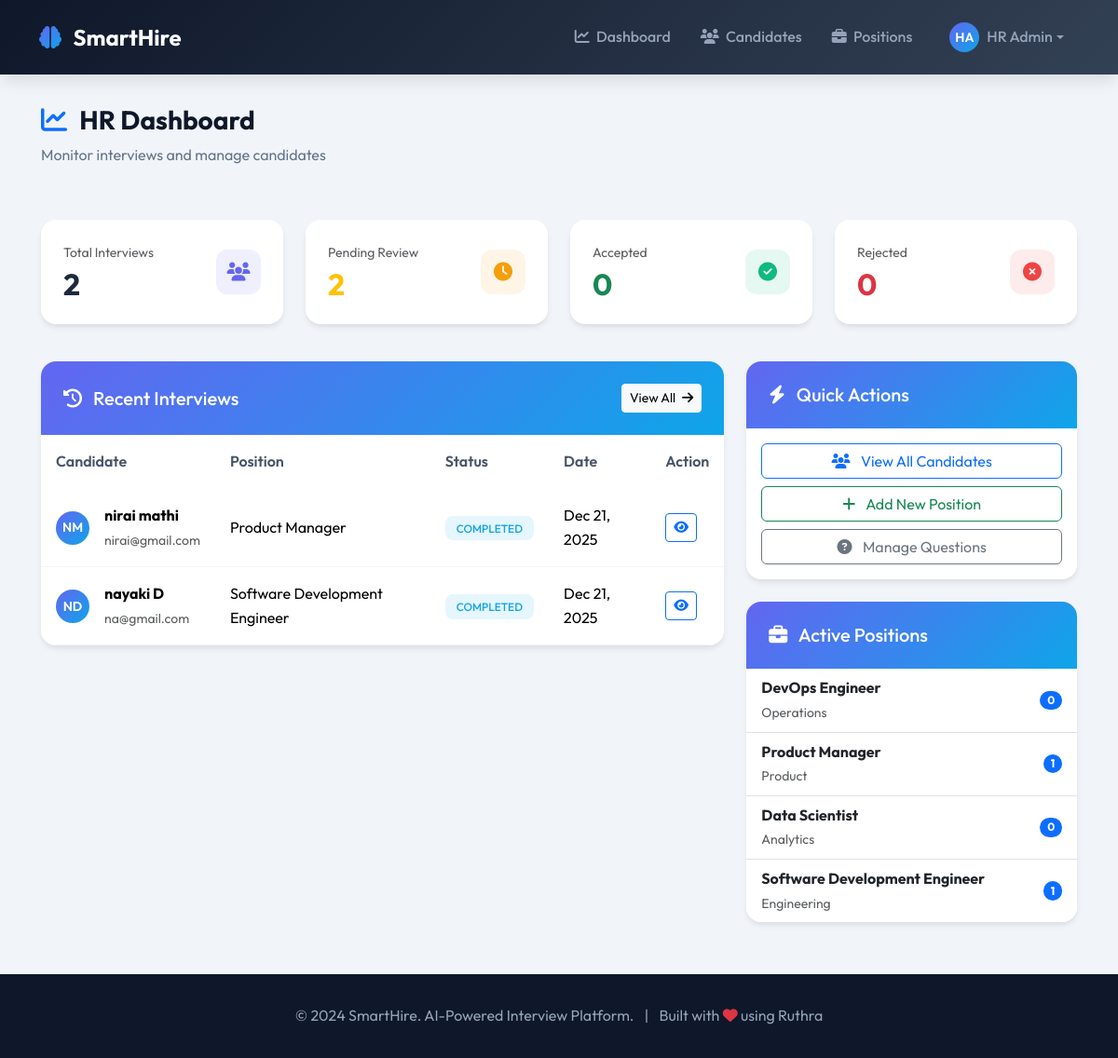
Screenshot of /hr/ (signed in) with the database file from the repository.
### interviews/models.py (models this page shows, shortened)
class User(AbstractUser):
    class Role(models.TextChoices):
        CANDIDATE = 'candidate', 'Candidate'
        HR = 'hr', 'HR/Interviewer'
        ADMIN = 'admin', 'Administrator'
    role = models.CharField(
        max_length=20,
        choices=Role.choices,
        default=Role.CANDIDATE
    )
    phone = models.CharField(max_length=15, blank=True, null=True)
    created_at = models.DateTimeField(auto_now_add=True)
    updated_at = models.DateTimeField(auto_now=True)
    class Meta:
        verbose_name = 'User'
        verbose_name_plural = 'Users'
    @property
    def is_candidate(self):
        return self.role == self.Role.CANDIDATE
    @property
    def is_hr(self):
        return self.role == self.Role.HR

class Interview(models.Model):
    class Status(models.TextChoices):
        PENDING = 'pending', 'Pending'
        IN_PROGRESS = 'in_progress', 'In Progress'
        COMPLETED = 'completed', 'Completed'
        EVALUATED = 'evaluated', 'Evaluated'
        ACCEPTED = 'accepted', 'Accepted'
        REJECTED = 'rejected', 'Rejected'
    candidate = models.ForeignKey(
        User,
        on_delete=models.CASCADE,
        related_name='interviews',
        limit_choices_to={'role': 'candidate'}
    )
    position = models.ForeignKey(
        JobPosition,
        on_delete=models.SET_NULL,
        null=True,
        related_name='interviews'
    )
    status = models.CharField(
        max_length=20,
        choices=Status.choices,
        default=Status.PENDING
    )
    tone_analysis_image = models.ImageField(
        upload_to='analysis/',
        null=True,
        blank=True
    )
    emotion_analysis_image = models.ImageField(
        upload_to='analysis/',
        null=True,
        blank=True
    )
    confidence_score = models.FloatField(null=True, blank=True)
    analytical_score = models.FloatField(null=True, blank=True)
    joy_score = models.FloatField(null=True, blank=True)
    fear_score = models.FloatField(null=True, blank=True)
    hr_notes = models.TextField(blank=True)
    evaluated_by = models.ForeignKey(
        User,
        on_delete=models.SET_NULL,
        null=True,
        blank=True,
        related_name='evaluated_interviews',
        limit_choices_to={'role__in': ['hr', 'admin']}
    )
    evaluated_at = models.DateTimeField(null=True, blank=True)
    decision_email_sent = models.BooleanField(default=False)
    decision_email_sent_at = models.DateTimeField(null=True, blank=True)
    created_at = models.DateTimeField(auto_now_add=True)
    updated_at = models.DateTimeField(auto_now=True)
    class Meta:
        verbose_name = 'Interview'
        verbose_name_plural = 'Interviews'
        ordering = ['-created_at']

class JobPosition(models.Model):
    title = models.CharField(max_length=200)
    department = models.CharField(max_length=100)
    description = models.TextField(blank=True)
    requirements = models.TextField(blank=True)
    is_active = models.BooleanField(default=True)
    created_at = models.DateTimeField(auto_now_add=True)
    class Meta:
        verbose_name = 'Job Position'
        verbose_name_plural = 'Job Positions'
        ordering = ['-created_at']

### interviews/views.py (the view)
# urls.py: path('hr/', views.HRDashboardView.as_view(), name='hr_dashboard'),
class HRDashboardView(LoginRequiredMixin, HRMixin, TemplateView):
    template_name = 'hr/dashboard.html'
    def get_context_data(self, **kwargs):
        context = super().get_context_data(**kwargs)
        interviews = Interview.objects.all()
        context['total_interviews'] = interviews.count()
        context['pending_interviews'] = interviews.filter(status=Interview.Status.COMPLETED).count()
        context['accepted_count'] = interviews.filter(status=Interview.Status.ACCEPTED).count()
        context['rejected_count'] = interviews.filter(status=Interview.Status.REJECTED).count()
        context['recent_interviews'] = interviews.order_by('-created_at')[:10]
        context['positions'] = JobPosition.objects.filter(is_active=True)
        return context

### templates/hr/dashboard.html (shortened to what this page needs)
{% extends 'base.html' %}
{% block content %}
<div class="page-content">
    <div class="container-fluid">
        <div class="row mb-4">
            <div class="col-12">
                <h2 class="page-title">
                    <i class="fas fa-chart-line me-2 text-primary"></i> HR Dashboard
                </h2>
                <p class="page-subtitle">Monitor interviews and manage candidates</p>
            </div>
        </div>
        <div class="row mb-4">
            <div class="col-md-6 col-xl-3 mb-3 fade-in fade-in-delay-1">
                <div class="stat-card">
                    <div class="d-flex justify-content-between align-items-center">
                        <div>
                            <p class="text-muted mb-1 small">Total Interviews</p>
                            <h2 class="mb-0 fw-bold">{{ total_interviews }}</h2>
                        </div>
                        <div class="stat-icon primary">
                            <i class="fas fa-users"></i>
                        </div>
                    </div>
                </div>
            </div>
            <div class="col-md-6 col-xl-3 mb-3 fade-in fade-in-delay-2">
                <div class="stat-card">
                    <div class="d-flex justify-content-between align-items-center">
                        <div>
                            <p class="text-muted mb-1 small">Pending Review</p>
                            <h2 class="mb-0 fw-bold text-warning">{{ pending_interviews }}</h2>
                        </div>
                        <div class="stat-icon warning">
                            <i class="fas fa-clock"></i>
                        </div>
                    </div>
                </div>
            </div>
            <div class="col-md-6 col-xl-3 mb-3 fade-in fade-in-delay-3">
                <div class="stat-card">
                    <div class="d-flex justify-content-between align-items-center">
                        <div>
                            <p class="text-muted mb-1 small">Accepted</p>
                            <h2 class="mb-0 fw-bold text-success">{{ accepted_count }}</h2>
                        </div>
                        <div class="stat-icon success">
                            <i class="fas fa-check-circle"></i>
                        </div>
                    </div>
                </div>
            </div>
            <div class="col-md-6 col-xl-3 mb-3 fade-in">
                <div class="stat-card">
                    <div class="d-flex justify-content-between align-items-center">
                        <div>
                            <p class="text-muted mb-1 small">Rejected</p>
                            <h2 class="mb-0 fw-bold text-danger">{{ rejected_count }}</h2>
                        </div>
                        <div class="stat-icon danger">
                            <i class="fas fa-times-circle"></i>
                        </div>
                    </div>
                </div>
            </div>
        </div>
        <div class="row">
            <div class="col-xl-8 mb-4 fade-in">
                <div class="card-custom">
                    <div class="card-header-custom d-flex justify-content-between align-items-center">
                        <h5 class="mb-0">
                            <i class="fas fa-history me-2"></i> Recent Interviews
                        </h5>
                        <a href="{% url 'candidate_list' %}" class="btn btn-sm btn-light">
                            View All <i class="fas fa-arrow-right ms-1"></i>
                        </a>
                    </div>
                    <div class="card-body p-0">
                        {% if recent_interviews %}
                        <div class="table-responsive">
                            <table class="table table-custom mb-0">
                                <thead>
                                    <tr>
                                        <th>Candidate</th>
                                        <th>Position</th>
                                        <th>Status</th>
                                        <th>Date</th>
                                        <th>Action</th>
                                    </tr>
                                </thead>
                                <tbody>
                                    {% for interview in recent_interviews %}
                                    <tr>
                                        <td>
                                            <div class="d-flex align-items-center">
                                                <div class="avatar me-3" style="width: 36px; height: 36px; font-size: 0.875rem;">
                                                    {{ interview.candidate.first_name|slice:":1"|upper }}{{ interview.candidate.last_name|slice:":1"|upper }}
                                                </div>
                                                <div>
                                                    <strong>{{ interview.candidate.get_full_name|default:interview.candidate.username }}</strong>
                                                    <br><small class="text-muted">{{ interview.candidate.email }}</small>
                                                </div>
                                            </div>
                                        </td>
                                        <td>{{ interview.position.title|default:"N/A" }}</td>
                                        <td>
                                            <span class="badge-status badge-{{ interview.status }}">
                                                {{ interview.get_status_display }}
                                            </span>
                                        </td>
                                        <td>{{ interview.created_at|date:"M d, Y" }}</td>
                                        <td>
                                            <a href="{% url 'candidate_detail' interview.id %}" class="btn btn-sm btn-outline-primary">
                                                <i class="fas fa-eye"></i>
                                            </a>
                                        </td>
                                    </tr>
                                    {% endfor %}
                                </tbody>
                            </table>
                        </div>
                        {% else %}
                        <div class="text-center py-5">
                            <i class="fas fa-inbox fa-3x text-muted mb-3"></i>
                            <p class="text-muted">No interviews yet</p>
                        </div>
                        {% endif %}
                    </div>
                </div>
            </div>
            <div class="col-xl-4 mb-4">
                <div class="card-custom mb-4 fade-in">
                    <div class="card-header-custom">
                        <h5 class="mb-0">
                            <i class="fas fa-bolt me-2"></i> Quick Actions
                        </h5>
                    </div>
                    <div class="card-body p-3">
                        <a href="{% url 'candidate_list' %}" class="btn btn-outline-primary w-100 mb-2">
                            <i class="fas fa-users me-2"></i> View All Candidates
                        </a>
                        <a href="{% url 'position_create' %}" class="btn btn-outline-success w-100 mb-2">
                            <i class="fas fa-plus me-2"></i> Add New Position
                        </a>
                        <a href="{% url 'question_list' %}" class="btn btn-outline-secondary w-100">
                            <i class="fas fa-question-circle me-2"></i> Manage Questions
                        </a>
                    </div>
                </div>
                <div class="card-custom fade-in">
                    <div class="card-header-custom">
                        <h5 class="mb-0">
                            <i class="fas fa-briefcase me-2"></i> Active Positions
                        </h5>
                    </div>
                    <div class="card-body p-0">
                        {% if positions %}
                        <ul class="list-group list-group-flush">
                            {% for position in positions %}
                            <li class="list-group-item d-flex justify-content-between align-items-center">
                                <div>
                                    <strong>{{ position.title }}</strong>
                                    <br><small class="text-muted">{{ position.department }}</small>
                                </div>
                                <span class="badge bg-primary rounded-pill">
                                    {{ position.interviews.count }}
                                </span>
                            </li>
                            {% endfor %}
                        </ul>
                        {% else %}
                        <div class="text-center py-4">
                            <p class="text-muted mb-0">No active positions</p>
                        </div>
                        {% endif %}
                    </div>
                </div>
            </div>
        </div>
    </div>
</div>
{% endblock %}

### templates/base.html (shortened to what this page needs)
<!DOCTYPE html>
<html lang="en">
<head>
    <link href="https://cdn.jsdelivr.net/npm/bootstrap@5.3.2/dist/css/bootstrap.min.css" rel="stylesheet">
    <link rel="stylesheet" href="https://cdnjs.cloudflare.com/ajax/libs/font-awesome/6.5.1/css/all.min.css">
</head>
<body>
    <nav class="navbar navbar-expand-lg navbar-custom">
        <div class="container">
            <a class="navbar-brand" href="{% url 'home' %}">
                <i class="fas fa-brain"></i> SmartHire
            </a>
            <div class="collapse navbar-collapse" id="navbarNav">
                <ul class="navbar-nav ms-auto align-items-center">
                    {% if user.is_authenticated %}
                        {% if user.is_candidate %}
                            <li class="nav-item">
                                <a class="nav-link" href="{% url 'candidate_dashboard' %}">
                                    <i class="fas fa-home me-1"></i> Dashboard
                                </a>
                            </li>
                            <li class="nav-item">
                                <a class="nav-link" href="{% url 'candidate_profile' %}">
                                    <i class="fas fa-user me-1"></i> Profile
                                </a>
                            </li>
                        {% else %}
                            <li class="nav-item">
                                <a class="nav-link" href="{% url 'hr_dashboard' %}">
                                    <i class="fas fa-chart-line me-1"></i> Dashboard
                                </a>
                            </li>
                            <li class="nav-item">
                                <a class="nav-link" href="{% url 'candidate_list' %}">
                                    <i class="fas fa-users me-1"></i> Candidates
                                </a>
                            </li>
                            <li class="nav-item">
                                <a class="nav-link" href="{% url 'position_list' %}">
                                    <i class="fas fa-briefcase me-1"></i> Positions
                                </a>
                            </li>
                        {% endif %}
                        <li class="nav-item dropdown ms-2">
                            <a class="nav-link dropdown-toggle d-flex align-items-center" href="#" data-bs-toggle="dropdown">
                                <div class="avatar me-2" style="width: 32px; height: 32px; font-size: 0.875rem;">
                                    {{ user.first_name|slice:":1"|upper }}{{ user.last_name|slice:":1"|upper }}
                                </div>
                                {{ user.get_full_name|default:user.username }}
                            </a>
                        </li>
                    {% endif %}
                </ul>
            </div>
        </div>
    </nav>
    {% block content %}{% endblock %}
    <footer class="footer">
        <div class="container text-center">
            <p class="mb-0">
                © 2024 SmartHire. AI-Powered Interview Platform.
                <span class="mx-2">|</span>
                Built with <i class="fas fa-heart text-danger"></i> using Ruthra
            </p>
        </div>
    </footer>
</body>
</html>

### rows the page displays
User: first_name "H", last_name "A", get_full_name "HR Admin"
Interview: candidate.first_name "N", candidate.last_name "M", candidate.get_full_name "nirai mathi", candidate.email "nirai@gmail.com", position "Product Manager", status "COMPLETED", created_at "Dec 21, 2025"
Interview: candidate.first_name "N", candidate.last_name "D", candidate.get_full_name "nayaki D", candidate.email "na@gmail.com", position "Software Development Engineer", status "COMPLETED", created_at "Dec 21, 2025"
JobPosition: title "DevOps Engineer", department "Operations", interviews.count "0"
JobPosition: title "Product Manager", department "Product", interviews.count "1"
JobPosition: title "Data Scientist", department "Analytics", interviews.count "0"
JobPosition: title "Software Development Engineer", department "Engineering", interviews.count "1"

### other values shown
{{ total_interviews }} "2"
{{ pending_interviews }} "2"
{{ accepted_count }} "0"
{{ rejected_count }} "0"
